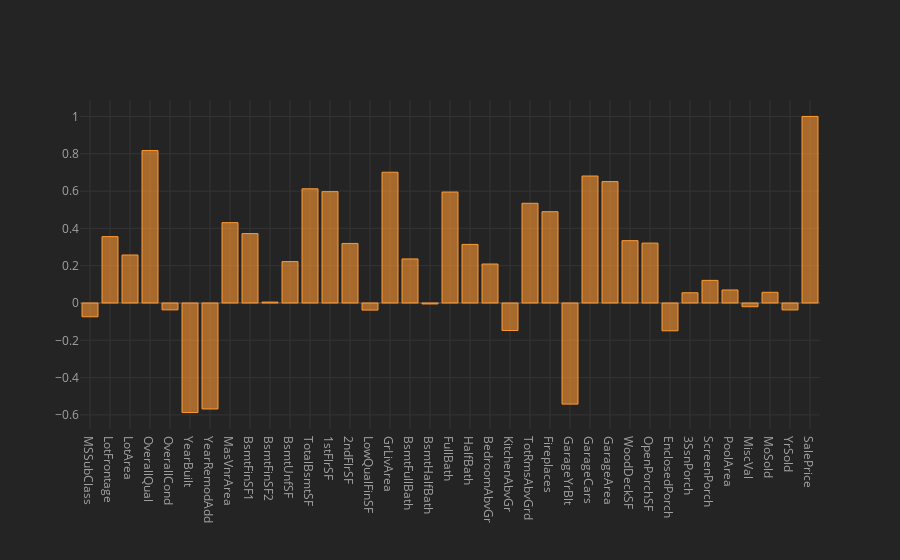

This figure's notebook cell:
### Code cell
corr.iplot(kind='bar',theme='henanigans')

### Figure 1 — Plotly figure (JSON) as saved in the notebook; plotly's stock layout.template omitted (floating-point values rounded to 4 significant figures)
{"data": [{"marker": {"color": "rgba(255, 153, 51, 0.6)", "line": {"color": "rgba(255, 153, 51, 1.0)", "width": 1}}, "name": "SalePrice", "orientation": "v", "text": "", "type": "bar", "x": ["MSSubClass", "LotFrontage", "LotArea", "OverallQual", "OverallCond", "YearBuilt", "YearRemodAdd", "MasVnrArea", "BsmtFinSF1", "BsmtFinSF2", "BsmtUnfSF", "TotalBsmtSF", "1stFlrSF", "2ndFlrSF", "LowQualFinSF", "GrLivArea", "BsmtFullBath", "BsmtHalfBath", "FullBath", "HalfBath", "BedroomAbvGr", "KitchenAbvGr", "TotRmsAbvGrd", "Fireplaces", "GarageYrBlt", "GarageCars", "GarageArea", "WoodDeckSF", "OpenPorchSF", "EnclosedPorch", "3SsnPorch", "ScreenPorch", "PoolArea", "MiscVal", "MoSold", "YrSold", "SalePrice"], "y": [-0.07396, 0.3559, 0.2573, 0.8172, -0.03687, -0.5873, -0.5681, 0.4308, 0.372, 0.004832, 0.222, 0.6121, 0.597, 0.3193, -0.03796, 0.7009, 0.2362, -0.005149, 0.5948, 0.314, 0.209, -0.1475, 0.5344, 0.4894, -0.5421, 0.6806, 0.6509, 0.3341, 0.3211, -0.1491, 0.0549, 0.1212, 0.0698, -0.02002, 0.05733, -0.03726, 1]}], "layout": {"legend": {"bgcolor": "#242424", "font": {"color": "#F4F4F4"}}, "paper_bgcolor": "#242424", "plot_bgcolor": "#242424", "title": {"font": {"color": "#F4F4F4"}}, "xaxis": {"gridcolor": "#343434", "showgrid": true, "tickfont": {"color": "#A4A4A4"}, "title": {"font": {"color": "#A4A4A4"}, "text": ""}, "zerolinecolor": "#444444"}, "yaxis": {"gridcolor": "#343434", "showgrid": true, "tickfont": {"color": "#A4A4A4"}, "title": {"font": {"color": "#A4A4A4"}, "text": ""}, "zerolinecolor": "#444444"}}}
